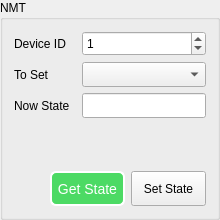
       <widget class="QGroupBox" name="groupBox_5">
        <property name="sizePolicy">
         <sizepolicy hsizetype="Minimum" vsizetype="Preferred">
          <horstretch>0</horstretch>
          <verstretch>0</verstretch>
         </sizepolicy>
        </property>
        <property name="maximumSize">
         <size>
          <width>220</width>
          <height>16777215</height>
         </size>
        </property>
        <property name="title">
         <string>NMT</string>
        </property>
        <layout class="QGridLayout" name="gridLayout_17">
         <item row="0" column="0">
          <layout class="QGridLayout" name="gridLayout_8">
           <item row="1" column="0">
            <widget class="QLabel" name="rawFilterLabel_4">
             <property name="text">
              <string>To Set</string>
             </property>
            </widget>
           </item>
           <item row="1" column="1" colspan="2">
            <widget class="QComboBox" name="comboBox_nodeState">
             <property name="minimumSize">
              <size>
               <width>0</width>
               <height>25</height>
              </size>
             </property>
             <property name="maximumSize">
              <size>
               <width>16777215</width>
               <height>25</height>
              </size>
             </property>
            </widget>
           </item>
           <item row="2" column="0">
            <widget class="QLabel" name="rawFilterLabel_5">
             <property name="text">
              <string>Now State</string>
             </property>
            </widget>
           </item>
           <item row="2" column="1" colspan="2">
            <widget class="QLineEdit" name="nowNodeState">
             <property name="minimumSize">
              <size>
               <width>0</width>
               <height>25</height>
              </size>
             </property>
             <property name="maximumSize">
              <size>
               <width>16777215</width>
               <height>25</height>
              </size>
             </property>
            </widget>
           </item>
           <item row="0" column="0">
            <widget class="QLabel" name="rawFilterLabel_2">
             <property name="text">
              <string>Device ID</string>
             </property>
            </widget>
           </item>
           <item row="0" column="1" colspan="2">
            <widget class="QSpinBox" name="spinBox_NMTnodeID">
             <property name="minimumSize">
              <size>
               <width>0</width>
               <height>25</height>
              </size>
             </property>
             <property name="maximum">
              <number>127</number>
             </property>
             <property name="value">
              <number>1</number>
             </property>
            </widget>
           </item>
          </layout>
         </item>
         <item row="1" column="0">
          <spacer name="verticalSpacer">
           <property name="orientation">
            <enum>Qt::Vertical</enum>
           </property>
           <property name="sizeHint" stdset="0">
            <size>
             <width>20</width>
             <height>47</height>
            </size>
           </property>
          </spacer>
         </item>
         <item row="2" column="0">
          <layout class="QHBoxLayout" name="horizontalLayout_4">
           <item>
            <spacer name="horizontalSpacer">
             <property name="orientation">
              <enum>Qt::Horizontal</enum>
             </property>
             <property name="sizeHint" stdset="0">
              <size>
               <width>54</width>
               <height>20</height>
              </size>
             </property>
            </spacer>
           </item>
           <item>
            <widget class="QPushButton" name="pushButton_getNodeState">
             <property name="sizePolicy">
              <sizepolicy hsizetype="Minimum" vsizetype="Fixed">
               <horstretch>0</horstretch>
               <verstretch>0</verstretch>
              </sizepolicy>
             </property>
             <property name="minimumSize">
              <size>
               <width>75</width>
               <height>35</height>
              </size>
             </property>
             <property name="maximumSize">
              <size>
               <width>16777215</width>
               <height>35</height>
              </size>
             </property>
             <property name="styleSheet">
              <string notr="true">QPushButton{
    background-color: rgb(76, 218, 100);
	border-style: outset;
    border-width: 2px;
	border-radius: 6px;
    color: white;
	font-size: 14px;
}

QPushButton:hover{
    background-color: rgb(110, 230, 120);
}

QPushButton:pressed{
    background-color: rgb(50, 200, 80);
}

QPushButton:disabled{
    background-color: gray;
}</string>
             </property>
             <property name="text">
              <string>Get State</string>
             </property>
            </widget>
           </item>
           <item>
            <widget class="QPushButton" name="pushButton_setNodeState">
             <property name="sizePolicy">
              <sizepolicy hsizetype="Minimum" vsizetype="Fixed">
               <horstretch>0</horstretch>
               <verstretch>0</verstretch>
              </sizepolicy>
             </property>
             <property name="minimumSize">
              <size>
               <width>75</width>
               <height>35</height>
              </size>
             </property>
             <property name="maximumSize">
              <size>
               <width>16777215</width>
               <height>35</height>
              </size>
             </property>
             <property name="text">
              <string>Set State</string>
             </property>
            </widget>
           </item>
          </layout>
         </item>
        </layout>
        <zorder>verticalSpacer</zorder>
       </widget>
